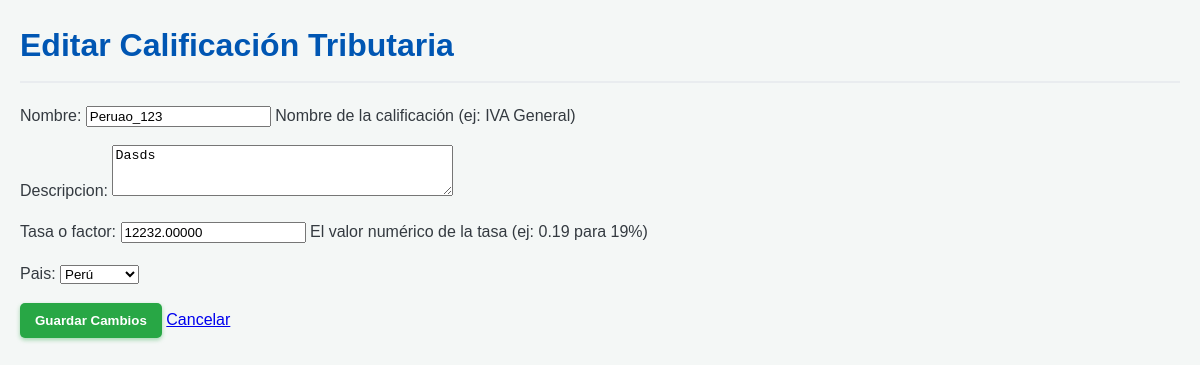
Screenshot of /Conversor/clasificacion/editar/4/ (signed in) with the database file from the repository.
### miapp/models.py (models this page shows, shortened)
class CalificacionTributaria(models.Model):
    nombre = models.CharField(max_length=100,
                              help_text="Nombre de la calificación (ej: IVA General)")
    descripcion = models.TextField(blank=True, null=True)
    tasa_o_factor = models.DecimalField(
        max_digits=10,
        decimal_places=5,
        help_text="El valor numérico de la tasa (ej: 0.19 para 19%)"
    )
    pais = models.ForeignKey(Pais, on_delete=models.CASCADE)
    class Meta:
        verbose_name = "Calificación Tributaria"
        verbose_name_plural = "Calificaciones Tributarias"
        unique_together = ('nombre', 'pais')

class Pais(models.Model):
    nombre = models.CharField(max_length=50, unique=True)
    codigo_iso = models.CharField(max_length=3, unique=True,
                                  help_text="Código ISO (ej: CHL)")
    moneda = models.ForeignKey(Moneda, on_delete=models.SET_NULL, null=True, blank=True)
    class Meta:
        verbose_name = "País"
        verbose_name_plural = "Países"
    def __str__(self):
        return self.nombre

### miapp/views.py (the view)
# urls.py: path('clasificacion/editar/<int:pk>/', views.clasificacion_editar, name='clasificacion_editar'),
@login_required
def clasificacion_editar(request, pk):
    item = get_object_or_404(CalificacionTributaria, pk=pk)
    if request.method == 'POST':
        form = CalificacionTributariaForm(request.POST, instance=item)
        if form.is_valid():
            form.save() # Guarda los cambios en el item existente
            return redirect('clasificacion_lista')
    else:
        form = CalificacionTributariaForm(instance=item)
    contexto = {
        'form': form
    }
    return render(request, 'clasificaciones_crear.html', contexto)

### miapp/forms.py
class CalificacionTributariaForm(forms.ModelForm):
    class Meta:
        model = CalificacionTributaria
        fields = ['nombre', 'descripcion', 'tasa_o_factor', 'pais']
        widgets = {
            'nombre': forms.TextInput(attrs={'class': 'form-control'}),
            'descripcion': forms.Textarea(attrs={'class': 'form-control', 'rows': 3}),
            'tasa_o_factor': forms.NumberInput(attrs={'class': 'form-control', 'step': '0.01'}),
            'pais': forms.Select(attrs={'class': 'form-select'}),
        }

### templates/clasificaciones_crear.html (shortened to what this page needs)
{% load static %}
<link rel="stylesheet" href="{% static 'Calificaciones_tributaria.css' %}">
<div class="contenedor-formulario">
    {% if form.instance.pk %}
        <h1>Editar Calificación Tributaria</h1>
    {% else %}
        <h1>Crear Nueva Calificación Tributaria</h1>
    {% endif %}
    <form method="POST" class="formulario-estilizado">
        <div class="campos-formulario">
            {{ form.as_p }}
        </div>
        <div class="acciones-formulario">
            <button type="submit" class="btn btn-primario">
                {% if form.instance.pk %}
                    Guardar Cambios
                {% else %}
                    Crear Calificación
                {% endif %}
            </button>
            <a href="{% url 'clasificacion_lista' %}" class="btn-cancelar">
                Cancelar
            </a>
        </div>
    </form>
</div>

### miapp/static/Calificaciones_tributaria.css (style rules this page uses)
h1 { color: #0056b3; border-bottom: 2px solid #e9ecef; padding-bottom: 10px; margin-bottom: 20px; font-weight: 600; }
.btn { display: inline-block; padding: 10px 15px; text-decoration: none; border-radius: 5px; font-weight: bold; transition: background-color 0.3s ease, transform 0.1s ease; border: none; cursor: pointer; }
.btn-primario { background-color: #28a745; color: white; box-shadow: 0 2px 4px rgba(40, 167, 69, 0.4); }

### rows the page displays
CalificacionTributaria: nombre "Peruao_123", descripcion "Dasds", tasa_o_factor "12232.00000", pais "Perú"
